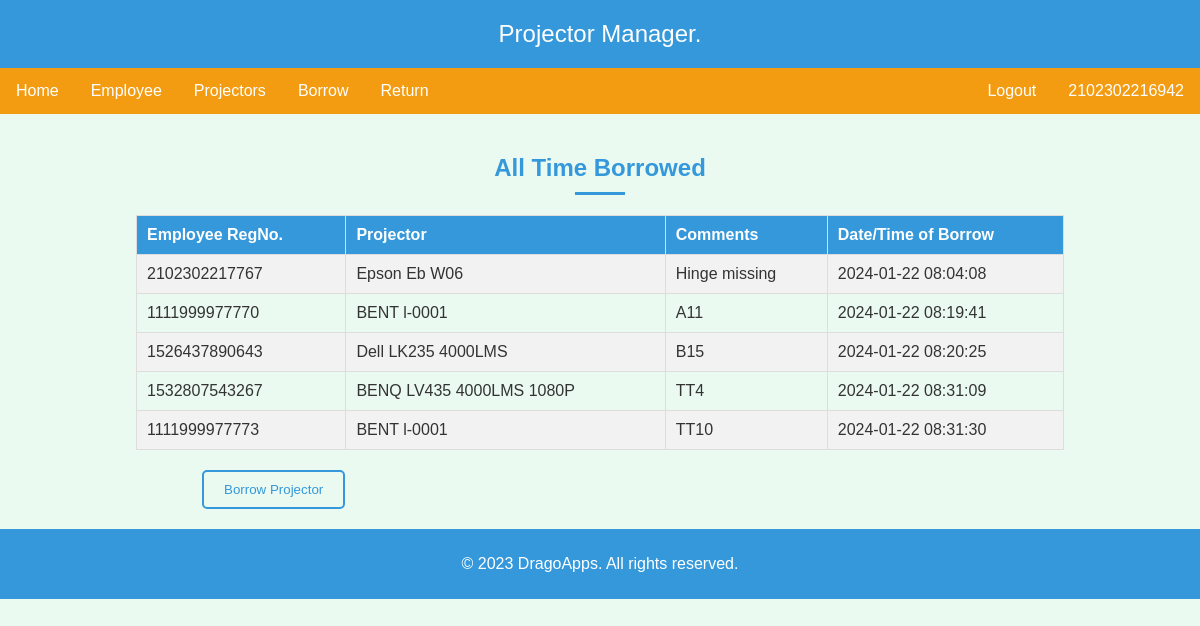
The app's page /borrowviewall.php (signed in) with its own data.
### tables this page shows
CREATE TABLE `borrowed_projectors_alltime` (
  `id` int(11) NOT NULL,
  `employee_id` bigint(13) DEFAULT NULL,
  `projector_model` varchar(255) DEFAULT NULL,
  `comments` text DEFAULT NULL,
  `borrow_date` timestamp NOT NULL DEFAULT current_timestamp()
);

### borrowviewall.php (the view, shortened to what this page needs)
<?php
$adminID = $_SESSION["adminID"];
?><!DOCTYPE html>
<html lang="en">
<head>
    <link rel="stylesheet" href="styling.css"/>
	<link rel="stylesheet" href="styling.css"/>
</head>
<body>
    <header>
        Projector Manager.
    </header>
    <nav>
         <a href="dash.php">Home</a>
        <a href="empForm.php">Employee</a>
		<a href="projectorsForm.php">Projectors</a>
        <a href="borrowForm.php">Borrow</a>
        <a href="returnForm.php">Return</a>
		<a class="ide"><?php echo $adminID;?></a>
		<a class="ide "href="logouts.php">Logout</a>
    </nav>
    <section>
<?php
$conn = new mysqli('localhost', 'root', '', 'projector');
if ($conn->connect_error) {
    die('Connection Failed :' . $conn->connect_error);
}
else{
$result = $conn->query("SELECT * FROM borrowed_projectors_alltime");
}
if ($result && $result->num_rows > 0) {
    echo "<h2>All Time Borrowed</h2>";
    echo "<table border='1' class='tables'>";
    echo "<tr><th>Employee RegNo.</th><th>Projector</th><th>Comments</th><th>Date/Time of Borrow</th></tr>";
    while ($row = $result->fetch_assoc()) {
        echo "<tr>";
        echo "<td>" . $row["employee_id"] . "</td>";
        echo "<td>" . $row["projector_model"] . "</td>";
        echo "<td>" . $row["comments"] . "</td>";
        echo "<td>" . $row["borrow_date"] . "</td>";
        echo "</tr>";
    }
    echo "</table>";
} else {
    echo "No data available.";
}
?>
<input class="styled-button" type="button" onclick="window.location.href='borrowForm.php'" value="Borrow Projector">
    </section>
<footer>
        <p>&copy; 2023 DragoApps. All rights reserved.</p>
    </footer>
</body>
</html>

### styling.css (style rules this page uses)
body { font-family: Arial, sans-serif; margin: 0; padding: 0; background-color: #2ecc71; color: #333; }
body::before { content: ''; display: block; position: fixed; top: 0; left: 0; width: 100%; height: 100%; background: rgba(255, 255, 255, 0.9); z-index: -1; }
input[type="text"]:focus, input[type="email"]:focus, input[type="password"]:focus, { border-color: #2196F3; box-shadow: 0 0 10px rgba(33, 150, 243, 0.5); }
h2 { color: #3498db; font-size: 24px; font-weight: bold; margin-bottom: 10px; text-align: center; }
h2::after { content: ""; display: block; width: 50px; height: 3px; background-color: #3498db; margin: 10px auto; }
header { background-color: #3498db; color: #fff; padding: 20px; text-align: center; }
footer { background-color: #3498db; color: #fff; padding: 10px; text-align: center; }
nav a.ide { float:right; }
.styled-button { display: inline-block; padding: 10px 20px; text-align: center; text-decoration: none; cursor: pointer; border: 2px solid #3498db; color: #3498db; border-radius: 5px; background-color: transparent; margin-left: 182px; }

### borrowviewall.php (style rules this page uses)
header { background-color: #3498db; color: #fff; padding: 10px; text-align: center; font-size:24px; }
nav { background-color: #f39c12; overflow: hidden; }
nav a { float:left; display: block; color: white; text-align: center; padding: 14px 16px; text-decoration: none; }
section { margin-left: 0; padding: 20px; }
a { text-decoration:none; }
.tables { width: 80%; margin: 20px auto; border-collapse: collapse; border: 1px solid #ddd; }
.tables th, .tables td { padding: 10px; border: 1px solid #ddd; text-align: left; }
.tables th { background-color: #3498db; color: #fff; }
.tables tr:nth-child(even) { background-color: #f2f2f2; }

### records on screen
borrowed_projectors_alltime: employee "2102302217767", projector_model "Epson Eb W06", comments "Hinge missing", borrow_date "2024-01-22 08:04:08"
borrowed_projectors_alltime: employee "1111999977770", projector_model "BENT l-0001", comments "A11", borrow_date "2024-01-22 08:19:41"
borrowed_projectors_alltime: employee "1526437890643", projector_model "Dell LK235 4000LMS", comments "B15", borrow_date "2024-01-22 08:20:25"
borrowed_projectors_alltime: employee "1532807543267", projector_model "BENQ LV435 4000LMS 1080P", comments "TT4", borrow_date "2024-01-22 08:31:09"
borrowed_projectors_alltime: employee "1111999977773", projector_model "BENT l-0001", comments "TT10", borrow_date "2024-01-22 08:31:30"

### other values on screen
$adminID "2102302216942"
